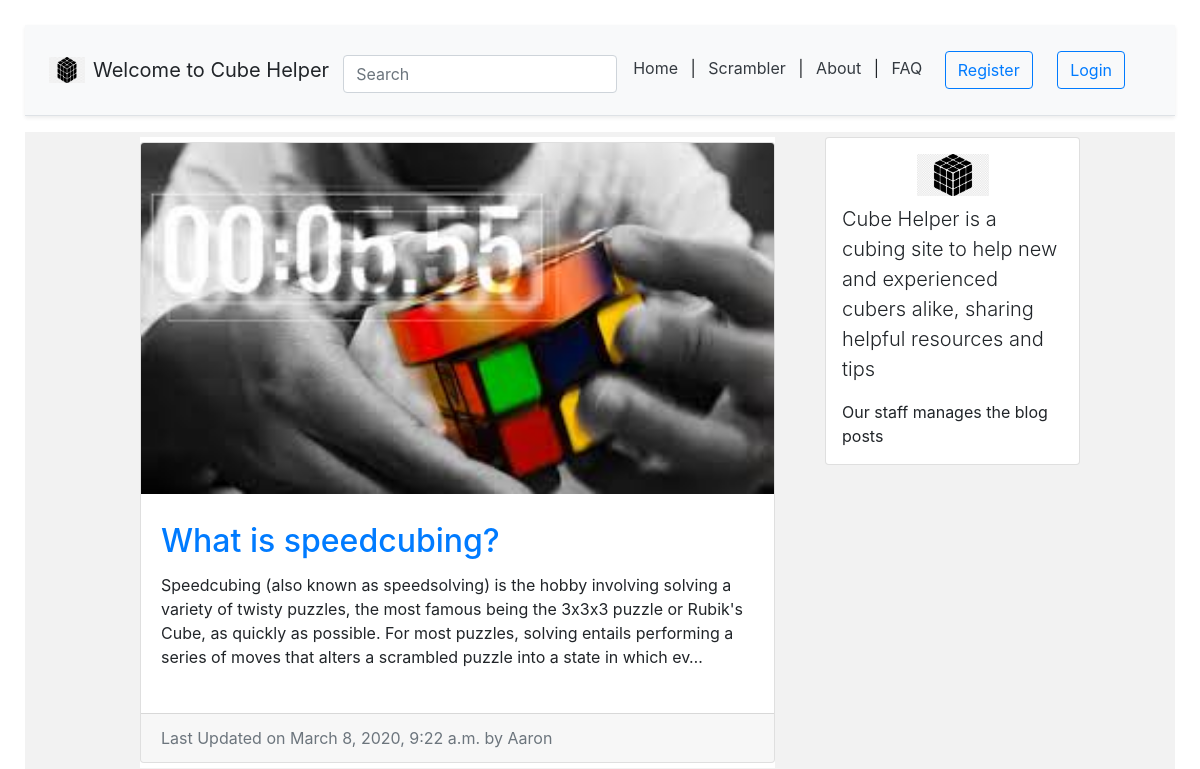
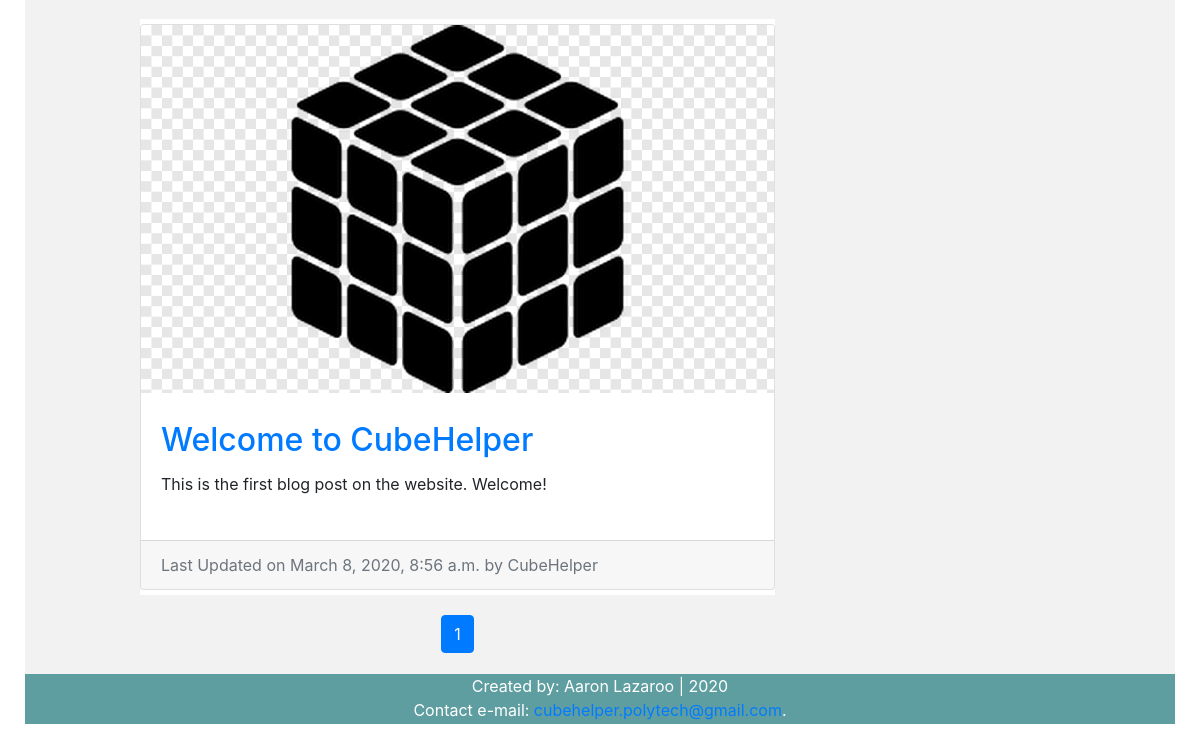
The app's page /, older data (2 pictures, top to bottom).
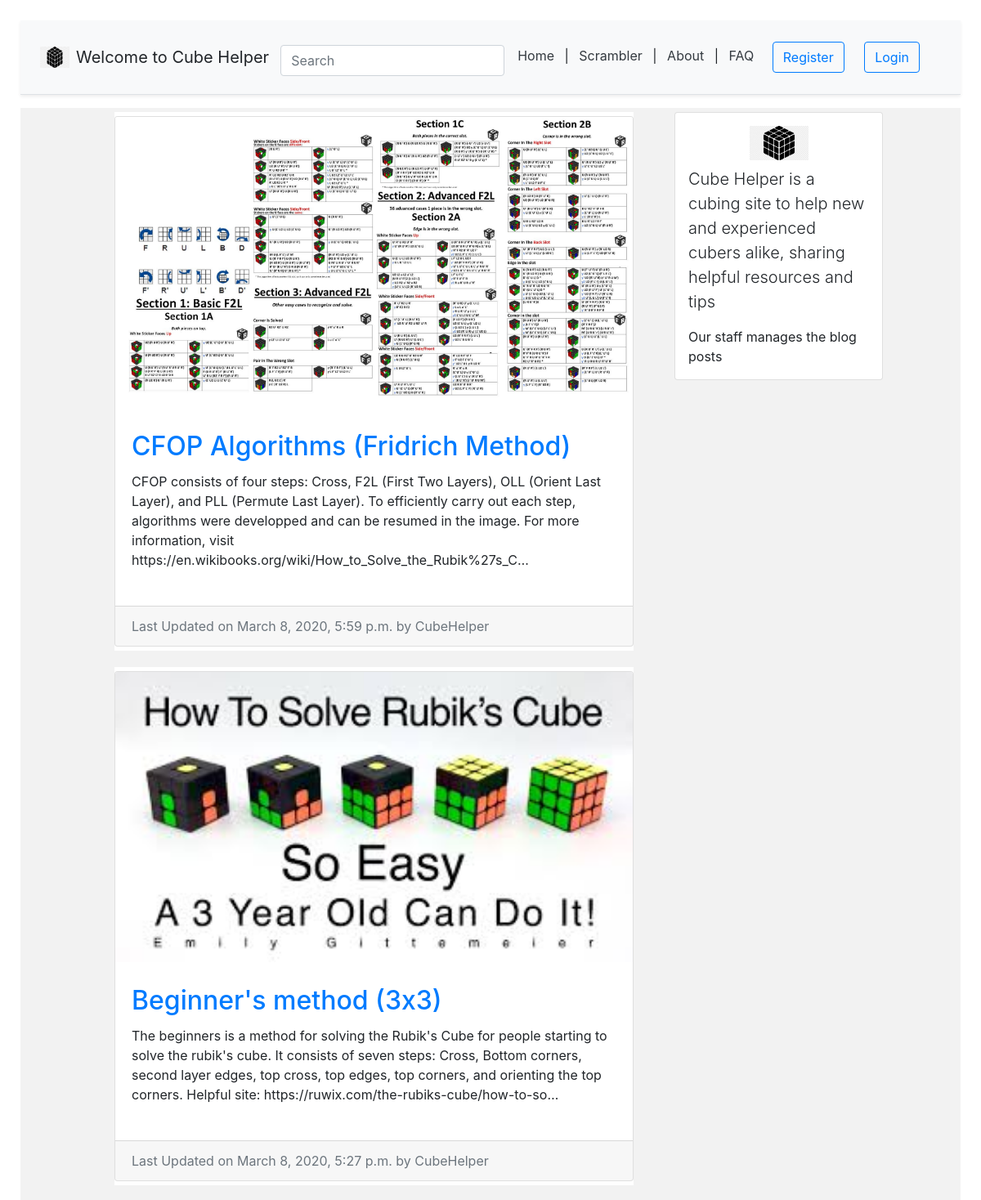
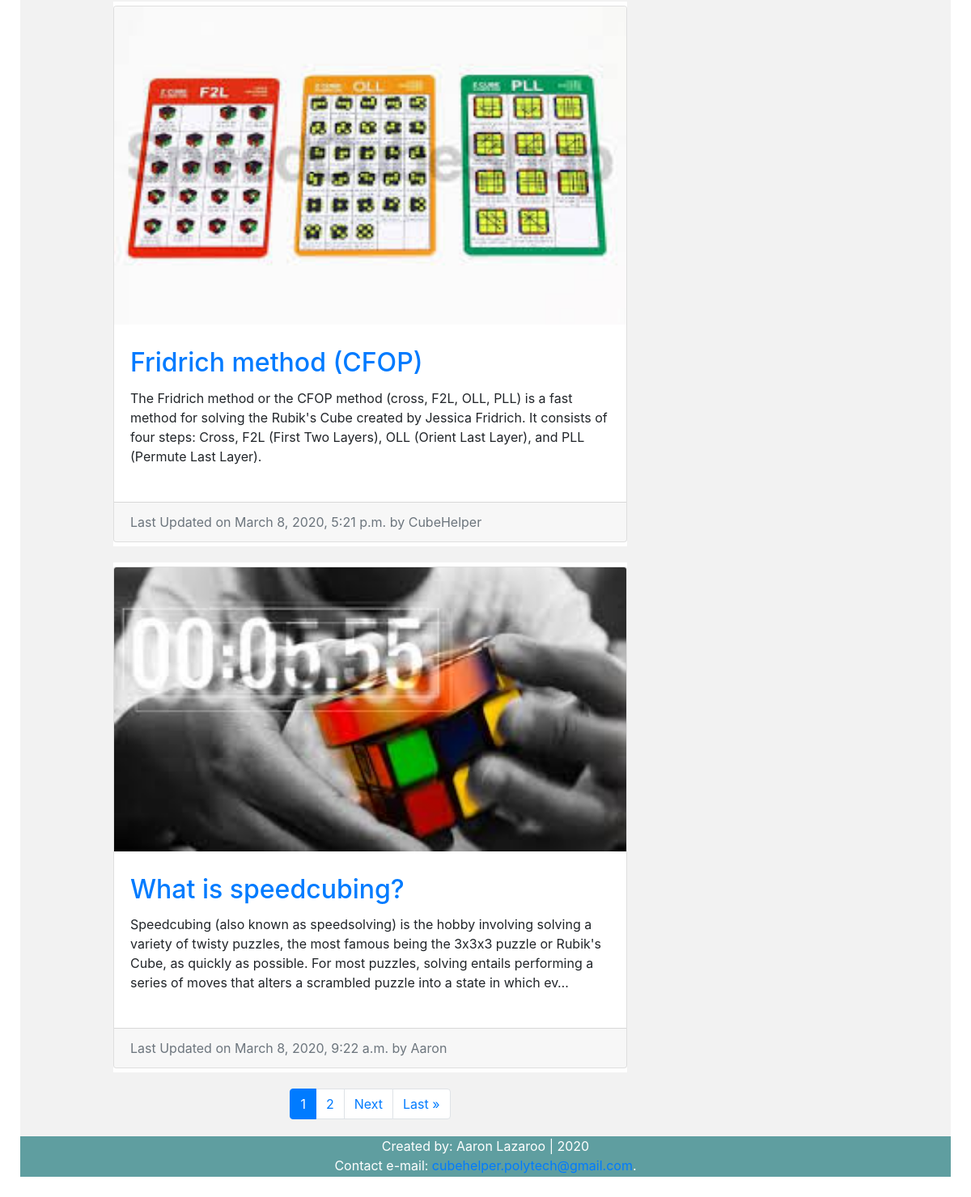
The same page, newer data (2 pictures, top to bottom).
### blog/models.py (models this page shows, shortened)
class BlogPost(models.Model):
	title = models.CharField(max_length=50, null=False, blank=False)
	body = models.TextField(max_length=5000, null=False, blank=False)
	image = models.ImageField(upload_to=upload_location, null=False, blank=False) # needs pillow to be installed (pip install pillow)
	date_published = models.DateTimeField(auto_now_add=True, verbose_name="date published")
	date_updated = models.DateTimeField(auto_now=True, verbose_name="date updated")
	author = models.ForeignKey(settings.AUTH_USER_MODEL, on_delete=models.CASCADE) # delete objects associated with post, except the author
	slug = models.SlugField(blank=True, unique=True) # url
	class Meta:
		ordering = ['-date_updated']

### account/models.py (models this page shows, shortened)
class Account(AbstractBaseUser):
	email = models.EmailField(verbose_name='email', max_length=60, unique=True)
	username = models.CharField(max_length=30, unique=True)
	date_joined = models.DateTimeField(verbose_name='date_joined',auto_now_add=True)
	last_login = models.DateTimeField(verbose_name='last_login',auto_now=True)
	is_admin = models.BooleanField(default=False)
	is_active = models.BooleanField(default=True)
	is_staff = models.BooleanField(default=False)
	is_superuser = models.BooleanField(default=False)
	USERNAME_FIELD = 'email' #login credential
	REQUIRED_FIELDS = ['username']
	objects = MyAccountManager() #reference to account manager

### myapp/views.py (the view)
# urls.py: path('', views.homepage, name='homepage'), # homepage
def homepage(request):
	context = {}
	query = ""
	if request.GET:
		query = request.GET.get('q','') # get value of query, default is empty
		context['query'] = str(query)
	blog_posts = sorted(get_blog_queryset(query), key=attrgetter('date_updated'),reverse=True)
	context['blog_posts'] = blog_posts
	page = request.GET.get('page',1) #default number is 1
	blog_posts_pagenum = Paginator(blog_posts, BLOG_POSTS_PER_PAGE)
	try:
		blog_posts = blog_posts_pagenum.page(page)
	except PageNotAnInteger:
		blog_posts = blog_posts_pagenum.page(BLOG_POSTS_PER_PAGE)
	except EmptyPage:
		blog_posts = blog_posts_pagenum.page(blog_posts_pagenum.num_pages)
	context['blog_posts'] = blog_posts
	return render(request,'homepage.html',context)

### blog/views.py (called while the page is built)
def get_blog_queryset(query=None):
	queryset = []
	queries = query.split(" ") # split string of characters into individual words
	for q in queries:
		posts = BlogPost.objects.filter(
				Q(title__icontains=q) | # Q lookup, icontains removes capitalization
				Q(body__icontains=q)
			).distinct()
		for post in posts:
			queryset.append(post)
	return list(set(queryset)) # set - unique elements, list to send as return value to template

### myapp/templates/homepage.html (shortened to what this page needs)
{% extends 'index.html' %}
{% load static %}
{% block content %}
<div class="container">
	<div class="row">
		<div class="left-column col-lg-7 offset-lg-1">
			{% if blog_posts %}
				{% for post in blog_posts %}
					<div class="blog-post-container">
						{% include 'blog/snippets/blog_post_snippet.html' with blog_post=post %}
					</div>
				{% endfor %}
			{% else %}
				<div class="blog-post-container">
						{% include 'blog/snippets/blog_post_snippet.html' with query=query %}
					</div>
			{% endif %}
			{% include 'blog/snippets/blog_post_pagenum.html' with blog_posts=blog_posts %}
		</div>
		<div class="right-column col-lg-3 d-lg-flex d-none flex-column">
			<div class="card create-post-bar d-flex flex-column p-3">
				<img class="img-fluid d-block m-auto pb-2" src="{% static 'cube_logo.png' %}" width="72" height="72">
				<p class="lead">Cube Helper is a cubing site to help new and experienced cubers alike, sharing helpful resources and tips</p>
				{% if user.is_admin %}
					<p class="m-auto"><a class="btn btn-primary" href="{% url 'blog:create' %}">Create new post</a></p>
				{% else %}
					<p class="m-auto">Our staff manages the blog posts</p>
				{% endif %}
			</div>
		</div>
	</div>
{% endblock content %}

### myapp/templates/index.html (shortened to what this page needs)
<!DOCTYPE html>
{% load static %}
<html>
<head>
	<link rel="stylesheet" href="{% static 'styles.css' %}">
	{% include 'snippets/header.html' %}
</head>
<body>
	<div class="main">
		{% block content %}
		{% endblock content %}
	</div>
	{% include 'snippets/footer.html' %}
</body>
</html>

### myapp/templates/snippets/header.html (shortened to what this page needs)
{% load static %}
<link rel="stylesheet" href="https://stackpath.bootstrapcdn.com/bootstrap/4.4.1/css/bootstrap.min.css">
<div class="d-flex flex-column flex-md-row align-items-center p-3 px-md-4 mb-3 bg-light border-bottom shadow-sm">
	<img class="mr-2" src="{% static 'cube_logo.png' %}" width="36" height="26">
{% if request.user.is_authenticated %}
  <h5 class="my-0 mr-md-auto font-weight-normal">Hello, {{request.user.username}}</h5>
 {% else %}
 <h5 class="my-0 mr-md-auto font-weight-normal">Welcome to Cube Helper</h5>
 {% endif %}
{% url 'homepage' as home_url %}
{% if request.get_full_path == home_url %}
<div class="search_bar mt-sm-2 mr-2">
	<form method="get">
		<input type="text" class="form-control" name="q" id="id_q" placeholder="Search">
	</form>
</div>
{% endif %}
  <nav class="my-2 my-md-0 mr-md-3">
	<a class="p-2 text-dark" href="{% url 'homepage' %}">Home</a> |
	<a class="p-2 text-dark" href="{% url 'scramble' %}">Scrambler</a> |
	<a class="p-2 text-dark" href="{% url 'about' %}">About</a> |
	<a class="p-2 text-dark" href="{% url 'faq' %}">FAQ</a>
	{% if request.user.is_authenticated %}
		{% if request.user.is_admin %}
			<a class="p-2 text-dark" href="{% url 'userlist' %}"> List of users</a>
		{% endif %}
	</nav>
	<a class="btn btn-outline-primary" href="{% url 'account' %}">Edit profile</a>
	<a class="btn btn-outline-primary" href="{% url 'logout' %}">Logout</a>
	{% else %}
	<a class="btn btn-outline-primary" href="{% url 'register' %}">Register</a>
	<a class="btn btn-outline-primary" href="{% url 'login' %}">Login</a>
	{% endif %}
</div>
{% url 'homepage' as home_url %}

### blog/templates/blog/snippets/blog_post_snippet.html (shortened to what this page needs)
{% if blog_post %}
<div class="container">
	<div class="row">
		<div class="card m-auto">
			<a href="{% url 'blog:detail' post.slug %}">
				<img class="card-img-top" src="{{blog_post.image.url}}">
			</a>
			<div class="card-body mt-2 mb-2">
				<a href="{% url 'blog:detail' post.slug %}">
					<h2 class="card-title">{{blog_post.title}}</h2>
				</a>
				<p class="card-text">{{blog_post.body|truncatechars:300}}</p>
			</div>
			<div class="card-footer text-muted">
			  Last Updated on {{blog_post.date_updated}} by {{blog_post.author.username}}
			</div>
		</div>
	</div>
</div>
{% endif %}

### blog/templates/blog/snippets/blog_post_pagenum.html (shortened to what this page needs)
<div class="d-flex flex-column m-auto pagination mt-5">
<nav aria-label="Page navigation">
<ul class="pagination pg-grey justify-content-center">
	{% for i in blog_posts.paginator.page_range %}
		{% if blog_posts.number == i %}
			<li class="page-item active"><a class="page-link">{{ i }}</a></li>
		{% else %}
			<li class="page-item" ><a class="page-link" href="?{% if query %}q={{query}}&{% endif %}page={{ i }}">{{ i }}</a></li>
		{% endif %}
	{% endfor %}
    {% if blog_posts.has_next %}
    	<li class="page-item">
		  <a class="page-link" href="?{% if query %}q={{query}}&{% endif %}page={{ blog_posts.next_page_number }}">Next</a>
		</li>
		<li class="page-item">
		  <a class="page-link"  href="?{% if query %}q={{query}}&{% endif %}page={{ blog_posts.paginator.num_pages }}">Last &raquo;</a>
		</li>
    {% endif %}
</ul>
</nav>
</div>

### myapp/templates/snippets/footer.html (shortened to what this page needs)
<div class="footer">
	<p class="m-auto">Created by: Aaron Lazaroo | 2020 </p>
	<p class="m-auto"> Contact e-mail: <a href="mailto:cubehelper.polytech@gmail.com">
	cubehelper.polytech@gmail.com</a>.</p>
</div>

### myapp/static/styles.css (style rules this page uses)
html { position: relative; min-height: 100%; }
body { margin: 0 0 100px; padding: 25px; }
.footer { left: 0; bottom: 0; width: 100%; height: 50px; background-color: CadetBlue; color: white; text-align: center; }
.footer p { display: block; margin-block-start: 0em; margin-block-end: 0em; margin-inline-start: 0px; margin-inline-end: 0px; }
.btn { margin: 1px; }
.main { min-height: 100vh; height:100%; background-color: #f2f2f2; }
@media (min-width: 768px) { html { font-size: 16px; } }
.container { max-width: 960px; }
@media (min-width: 768px) { .right-column { margin-left: 20px; } }
.blog-post-container { background-color: #fff; margin-bottom: 20px; width: 100%; }
.create-post-bar { background-color: #fff; margin-bottom:20px; }
.left-column { padding:0px; }
.right-column { padding:0px; }
.card { max-width: 700px; width: 100%; }
.card-body { padding:20px; }
.container { padding: 5px; }
.btn { display: block; margin: 10px; }

Row changes from the older to the newer data that the page shows:
no longer on this page (row unchanged): BlogPost: image (picture), title "Welcome to CubeHelper", body "This is the first blog post on the website. Welcome!", date_updated "March 8, 2020, 8:56 a.m.", author.username "CubeHelper"
added BlogPost: image (picture), title "CFOP Algorithms (Fridrich Method)", body "CFOP consists of four steps: Cross, F2L (First Two Layers), OLL (Orient Last Layer), and PLL (Permute Last Layer). To efficiently carry out each step, algorithms were developped and can be resumed in the image. For more information, visit https://en.wikibooks.org/wiki/How_to_Solve_the_Rubik%27s_C…", date_updated "March 8, 2020, 5:59 p.m.", author.username "CubeHelper"
added BlogPost: image (picture), title "Beginner's method (3x3)", body "The beginners is a method for solving the Rubik's Cube for people starting to solve the rubik's cube. It consists of seven steps: Cross, Bottom corners, second layer edges, top cross, top edges, top corners, and orienting the top corners. Helpful site: https://ruwix.com/the-rubiks-cube/how-to-so…", date_updated "March 8, 2020, 5:27 p.m.", author.username "CubeHelper"
added BlogPost: image (picture), title "Fridrich method (CFOP)", body "The Fridrich method or the CFOP method (cross, F2L, OLL, PLL) is a fast method for solving the Rubik's Cube created by Jessica Fridrich. It consists of four steps: Cross, F2L (First Two Layers), OLL (Orient Last Layer), and PLL (Permute Last Layer).", date_updated "March 8, 2020, 5:21 p.m.", author.username "CubeHelper"
Text that changed along with them:
new list line: "2"
text now shown: "Next Last »"
